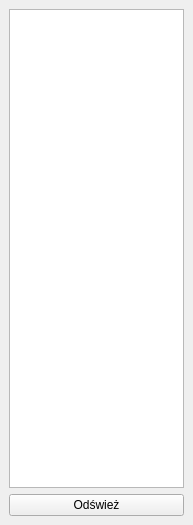
<?xml version="1.0" encoding="UTF-8"?>
<ui version="4.0">
 <class>MapExplorer</class>
 <widget class="QDockWidget" name="MapExplorer">
  <property name="geometry">
   <rect>
    <x>0</x>
    <y>0</y>
    <width>193</width>
    <height>525</height>
   </rect>
  </property>
  <property name="minimumSize">
   <size>
    <width>193</width>
    <height>525</height>
   </size>
  </property>
  <property name="allowedAreas">
   <set>Qt::NoDockWidgetArea</set>
  </property>
  <property name="windowTitle">
   <string>Lista map</string>
  </property>
  <widget class="QWidget" name="dockWidgetContents">
   <layout class="QVBoxLayout" name="verticalLayout">
    <item>
     <widget class="QTreeWidget" name="lstMaps">
      <attribute name="headerVisible">
       <bool>false</bool>
      </attribute>
      <column>
       <property name="text">
        <string notr="true">1</string>
       </property>
      </column>
     </widget>
    </item>
    <item>
     <widget class="QPushButton" name="btnRefresh">
      <property name="text">
       <string>Odśwież</string>
      </property>
     </widget>
    </item>
   </layout>
  </widget>
 </widget>
 <resources/>
 <connections/>
</ui>
